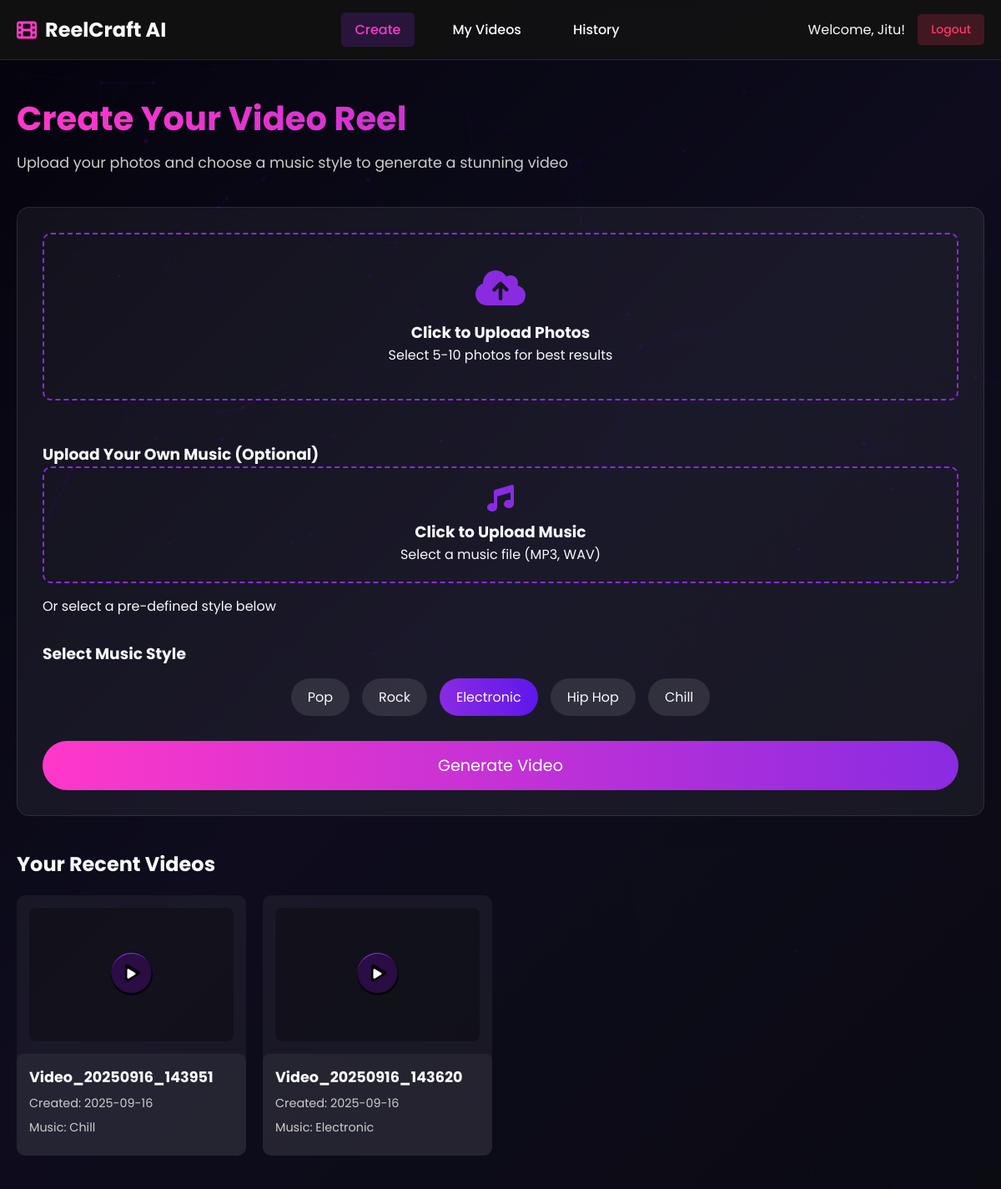
/dashboard (signed in), run on the app's committed database.
### tables this page shows
CREATE TABLE videos (
            id INTEGER PRIMARY KEY AUTOINCREMENT,
            user_id INTEGER NOT NULL,
            video_url TEXT NOT NULL,
            title TEXT,
            music_style TEXT NOT NULL,
            music_file TEXT,
            created_at TIMESTAMP DEFAULT CURRENT_TIMESTAMP,
            FOREIGN KEY (user_id) REFERENCES users (id)
        );

### app.py (the view)
@app.route('/dashboard')
@login_required
@payment_required
def dashboard():
    user_videos = get_videos_by_user(session['user_id'])
    return render_template('dashboard.html', user=session.get('user'), videos=user_videos)

### app.py (called while the page is built)
def login_required(f):
    @wraps(f)
    def decorated_function(*args, **kwargs):
        if 'user_id' not in session:
            flash('Please login to continue.')
            return redirect(url_for('auth'))
        return f(*args, **kwargs)
    return decorated_function

def payment_required(f):
    @wraps(f)
    def decorated_function(*args, **kwargs):
        if not session.get('is_paid', False) and not session.get('is_admin', False):
            flash('Payment required to access this feature.')
            return redirect(url_for('payment'))
        return f(*args, **kwargs)
    return decorated_function

### database.py (called while the page is built)
def get_db_connection():
    conn = sqlite3.connect('database.db')
    conn.row_factory = sqlite3.Row
    return conn

def get_videos_by_user(user_id):
    conn = get_db_connection()
    videos = conn.execute(
        'SELECT * FROM videos WHERE user_id = ? ORDER BY created_at DESC',
        (user_id,)
    ).fetchall()
    conn.close()
    return videos

### templates/dashboard.html (shortened to what this page needs)
{% extends "base.html" %}
{% block content %}
<div class="dashboard-container">
    <header class="dashboard-header">
        <div class="container">
            <nav>
                <div class="logo">
                    <i class="fas fa-film"></i>
                    <span>ReelCraft AI</span>
                </div>
                <div class="nav-links">
                    <a href="#" data-section="create" class="active">Create</a>
                    <a href="#" data-section="my-videos">My Videos</a>
                    <a href="#" data-section="history">History</a>
                </div>
                <div class="user-info">
                    <span>Welcome, {{ user.name }}!</span>
                    <div class="user-actions">
                        <a href="{{ url_for('logout') }}" class="btn btn-logout">Logout</a>
                    </div>
                </div>
            </nav>
        </div>
    </header>
    <main class="dashboard-main">
        <div class="container">
            <section id="create-section" class="dashboard-section active">
                <h1 class="dashboard-title">Create Your Video Reel</h1>
                <p class="dashboard-subtitle">Upload your photos and choose a music style to generate a stunning video</p>
                <div class="creation-interface">
                    <div class="upload-section">
                        <div class="upload-area" id="upload-area">
                            <i class="fas fa-cloud-upload-alt"></i>
                            <h3>Click to Upload Photos</h3>
                            <p>Select 5-10 photos for best results</p>
                        </div>
                    </div>
                    <div class="music-upload-section">
                        <h3>Upload Your Own Music (Optional)</h3>
                        <div class="music-upload-area" id="music-upload-area">
                            <i class="fas fa-music"></i>
                            <h3>Click to Upload Music</h3>
                            <p>Select a music file (MP3, WAV)</p>
                        </div>
                        <p>Or select a pre-defined style below</p>
                    </div>
                    <div class="music-selection-section">
                        <h3>Select Music Style</h3>
                        <div class="music-selection">
                            <div class="music-option" data-style="pop">Pop</div>
                            <div class="music-option" data-style="rock">Rock</div>
                            <div class="music-option active" data-style="electronic">Electronic</div>
                            <div class="music-option" data-style="hiphop">Hip Hop</div>
                            <div class="music-option" data-style="chill">Chill</div>
                        </div>
                    </div>
                    <button class="generate-btn" id="generate-btn">Generate Video</button>
                </div>
                <div class="recent-videos">
                    <h2>Your Recent Videos</h2>
                    <div class="videos-grid" id="recent-videos-grid">
                        {% if videos %}
                            {% for video in videos[:4] %}
                            <div class="video-card">
                                <div class="video-thumbnail">
                                    <div class="thumbnail-placeholder">
                                        <i class="fas fa-play-circle"></i>
                                    </div>
                                    <button class="play-btn" data-video-url="{{ url_for('download_file', filename=video.video_url) }}" data-video-title="{{ video.title or 'Untitled Video' }}" data-video-date="{{ video.created_at }}" data-video-music="{{ video.music_style }}">
                                        <i class="fas fa-play"></i>
                                    </button>
                                </div>
                                <div class="video-info">
                                    <h3 class="video-title">{{ video.title or "Untitled Video" }}</h3>
                                    <p class="video-date">Created: {{ video.created_at[:10] }}</p>
                                    <p class="video-music">Music: {{ video.music_style }}</p>
                                </div>
                            </div>
                            {% endfor %}
                        {% else %}
                            <div class="video-placeholder">
                                <i class="fas fa-film"></i>
                                <p>You haven't created any videos yet</p>
                            </div>
                        {% endif %}
                    </div>
                </div>
            </section>
        </div>
    </main>
</div>
{% endblock %}

### static/css/style.css (style rules this page uses)
* { margin: 0; padding: 0; box-sizing: border-box; font-family: 'Poppins', sans-serif; }
:root { --primary: #8a2be2; --secondary: #5e17eb; --accent: #ff38c9; --dark: #121212; --light: #f8f9fa; --gray: #2d2d2d; --error: #ff3860; --success: #23d160; }
body { color: var(--light); min-height: 100vh; overflow-x: hidden; position: relative; }
.container { width: 100%; max-width: 1200px; margin: 0 auto; padding: 0 20px; position: relative; z-index: 1; }
header { padding: 20px 0; position: fixed; width: 100%; top: 0; z-index: 1000; background: rgba(18, 18, 18, 0.8); backdrop-filter: blur(10px); border-bottom: 1px solid rgba(255, 255, 255, 0.1); }
nav { display: flex; justify-content: space-between; align-items: center; }
.logo { display: flex; align-items: center; gap: 10px; font-size: 24px; font-weight: 700; color: var(--light); }
.logo i { color: var(--accent); }
.nav-links { display: flex; gap: 30px; }
.nav-links a { color: var(--light); text-decoration: none; font-weight: 500; transition: color 0.3s; }
.btn { padding: 10px 20px; border-radius: 50px; font-weight: 600; cursor: pointer; transition: all 0.3s ease; border: none; outline: none; text-decoration: none; display: inline-block; text-align: center; }
.upload-area { border: 2px dashed var(--primary); border-radius: 10px; padding: 40px; margin-bottom: 30px; cursor: pointer; transition: all 0.3s ease; }
.upload-area i { font-size: 3rem; color: var(--primary); margin-bottom: 15px; }
.music-selection { display: flex; gap: 15px; justify-content: center; margin-bottom: 30px; flex-wrap: wrap; }
.music-option { background: rgba(255, 255, 255, 0.1); padding: 10px 20px; border-radius: 50px; cursor: pointer; transition: all 0.3s ease; }
.music-option:hover, .music-option.active { background: linear-gradient(90deg, var(--primary), var(--secondary)); }
.generate-btn { background: linear-gradient(90deg, var(--accent), var(--primary)); color: white; padding: 15px 40px; font-size: 1.2rem; border-radius: 50px; border: none; cursor: pointer; transition: all 0.3s ease; }
.btn { padding: 8px 15px; border-radius: 5px; font-weight: 500; cursor: pointer; transition: all 0.3s ease; border: none; font-size: 14px; }

### data on the page
videos: title "Video_20250916_143951", created_at "2025-09-16", music_style "Chill"
videos: title "Video_20250916_143620", created_at "2025-09-16", music_style "Electronic"

### other printed values
{{ user.name }} "Jitu"
